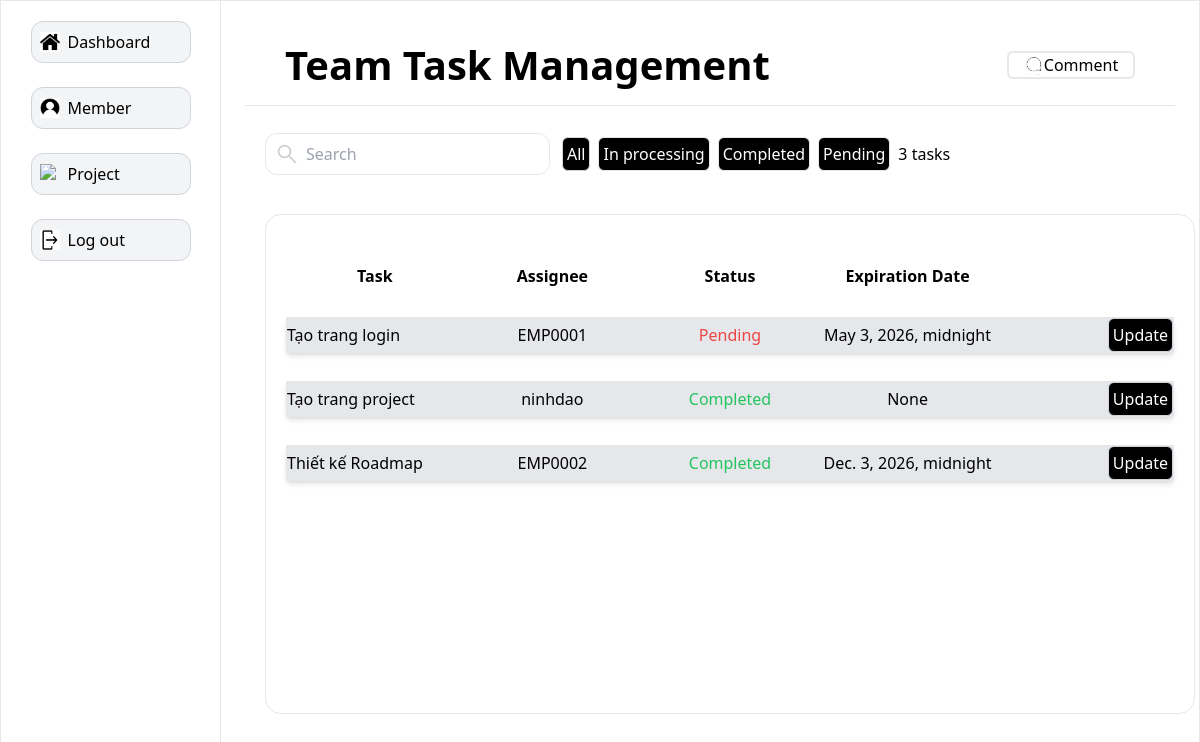
/task/1, run on the app's committed database.
### main/models.py (models this page shows, shortened)
class Project(models.Model):
    status_dict = [
        ('In processing', 'In processing'),
        ('Completed', 'Completed'),
        ('Upcoming', 'Upcoming')
    ]
    project_id = models.AutoField(primary_key=True)
    project_name = models.CharField(max_length=100, blank=True, null=True)
    description = models.TextField(blank=True, null=True)
    start_date = models.DateTimeField(blank=True, null=True)
    end_date = models.DateTimeField(blank=True, null=True)
    created_by = models.ForeignKey(
        Users,
        on_delete=models.PROTECT,
        related_name='projects'
    )
    status_project = models.CharField(max_length=50, blank=True, null=True, choices=status_dict)

class Task(models.Model):
    status_choices = [
        ('In processing','In processing'),
        ('Completed', 'Completed'),
        ('Pending', 'Pending')
    ]
    task_id = models.AutoField(primary_key=True)
    task_name = models.CharField(max_length=100, blank=True, null=True)
    description = models.TextField(blank=True, null=True)
    status = models.CharField(max_length=50, blank=True, null=True, choices=status_choices)
    deadline = models.DateTimeField(blank=True, null=True)
    project_id = models.ForeignKey(
        Project,
        on_delete=models.CASCADE,
        related_name='tasks'
    )
    assign_to = models.ForeignKey(
        Users,
        on_delete=models.CASCADE,
        related_name='task_users',
        blank=True,
        null=True
    )

class Users(AbstractUser):
    gender_dict = {
        'Male': 'Male',
        'Female': 'Female'
    }
    role_dict = {
        'Manager': 'Manager',
        'Staff': 'Staff'
    }
    full_name = models.CharField(max_length=100, blank=True, null=True)
    role = models.CharField(max_length=20, blank=True, null=True, choices=role_dict)
    gender = models.CharField(max_length=50, blank=True, null=True, choices=gender_dict)
    date_of_birth = models.DateTimeField(blank=True, null=True)
    def __str__(self):
        return self.username

### main/views.py (the view)
# urls.py: path('task/<str:pk>', views.task, name='task'),
def task(request, pk):
    q = request.GET.get('q') if request.GET.get('q') != None else ""
    tasks = Task.objects.filter(
        (Q(status__icontains=q) |
        Q(task_name__icontains=q) | Q(assign_to__username__icontains=q))&
        Q(project_id = pk)
    )
    status_count = tasks.count()
    project = Project.objects.get(project_id = pk)
    statuses = [s[0] for s in Task.status_choices]
    context = {'tasks': tasks, 'project': project, 'statuses': statuses, 'status_count': status_count}
    return render(request, 'main/task.html', context=context)

### main/templates/main/task.html (shortened to what this page needs)
{% extends 'side_bar_member.html' %}
{% load static %}
{% block content %}
<div
  class="bg-white items-center flex p-10 justify-between border-b border-gray-200 h-[80px]"
>
  <div><h1 class="text-[40px] font-bold">{{ project.project_name }}</h1></div>
  <div class="flex flex-row gap-1">
    <div class="flex flex-row border-2 border-gray-200 items-center w-32 justify-center rounded-md transition delay-150 duration-300 ease-in-out hover:bg-black-700 hover:scale-105">
      <div><img src="{% static 'icons/comment.jpg' %}" alt="comment icon" class="w-5"></div>
      <div><a href="{% url 'comment' project.project_id %}"><span>Comment</span></a></div>
    </div>
  </div>
</div>
<div class="col-span-4 row-span-1 flex flex-row items-center rounded-xl mt-2 ml-3 mr-4 p-2 w-full h-20">
  <div class="relative">
    <div class="absolute inset-y-0 left-0 flex items-center pl-3 pointer-events-auto">
      <img src="{% static 'icons/search.png' %}" alt="search icon" class="h-5 w-5" />
    </div>
    <form action="{% url 'task' project.project_id %}" method="GET">
      <input
        name="q",
        type="text"
        class="pl-10 pr-3 py-2 border border-gray-200 rounded-xl w-full max-w-[400px]"
        placeholder="Search"
      />
    </form>
  </div>
  <div class="border border-gray-300 ml-3 p-1 rounded-md bg-black text-white mr-2">
     <div><a href="{% url 'task' project.project_id %}">All </a></div>
  </div>
  {% for status in statuses %}
  <div>
    <div class="border border-gray-200 rounded-md p-1 bg-black text-white mr-2" >
        <a href="{% url 'task' project.project_id %}?q={{status}}">{{status}}</a>
    </div>
  </div>
  {% endfor %}
  <div><h3>{{status_count}} tasks</h3></div>
</div>
  <div class="border border-gray-200 p-5 m-5 rounded-2xl w-full h-[calc(100vh-300px)] overflow-y-scroll">
      <table class="table-fixed w-full border-separate border-spacing-x-0 border-spacing-y-7">
          <thead>
              <tr>
                  <th>Task</th>
                  <th>Assignee</th>
                  <th>Status</th>
                  <th>Expiration Date</th>
              </tr>
          </thead>
          <tbody>
            {% for task in tasks %}
                <tr class="border border-gray-100 bg-gray-200 shadow-md transition delay-150 duration-300 ease-in-out hover:bg-gray-300 hover:scale-100">
                    <td><a href="{% url 'task_information' task.task_id %}">{{task.task_name}}</a></td>
                    <td class="text-center">{{ task.assign_to }}</td>
                    {% if task.status == 'Completed' %}
                    <td class="text-center text-green-500">{{ task.status }}</td>
                    {% elif task.status == 'In processing' %}
                    <td class="text-center text-blue-500">{{ task.status }}</td>
                    {% else %}
                    <td class="text-center text-red-500">{{ task.status }}</td>
                     {% endif %}
                    <td class="text-center">{{ task.deadline }}</td>
                    <td>
                        <div class="flex justify-end gap-2">
                            <div class="border border-gray-300 rounded-md bg-black text-white p-1"><a href="{% url 'update_task' task.task_id %}">Update</a></div>
                        </div>
                    </td>
                </tr>
            {% endfor %}
          </tbody>
      </table>
  </div>
{% endblock %}

### data on the page
Project: project_name "Team Task Management"
Task: task_name "Tạo trang login", assign_to "EMP0001", status "Pending", deadline "May 3, 2026, midnight"
Task: task_name "Tạo trang project", assign_to "ninhdao", status "Completed", deadline "None"
Task: task_name "Thiết kế Roadmap", assign_to "EMP0002", status "Completed", deadline "Dec. 3, 2026, midnight"

### other printed values
{{ status }} "In processing" "Completed" "Pending"
{{ status_count }} "3"
